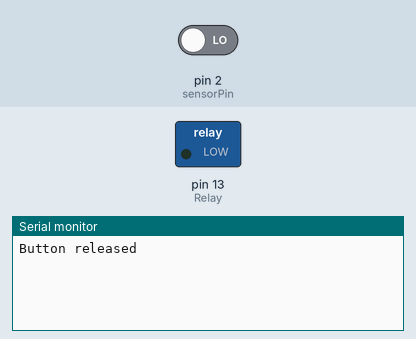
This sketch was run on a simulated Arduino Uno, built with avr-gcc and run on an emulated ATmega328P. Parts: switched loads named in the sketch (green lamp = pin HIGH), the last lines printed to the serial monitor. Inputs (shaded band) come from the test bench; at power-on: pin 2 (sensorPin) LOW.

Above: at 1.2 s.
1.3 s: pin 2 (sensorPin) driven HIGH
At 1.9 s:
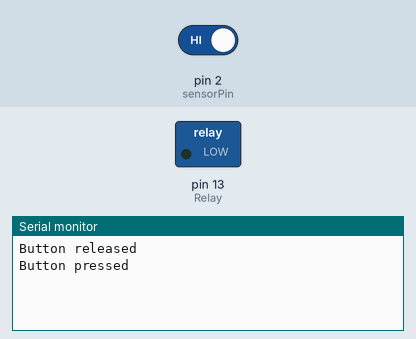
2.8 s: pin 2 (sensorPin) driven LOW
At 3.7 s:
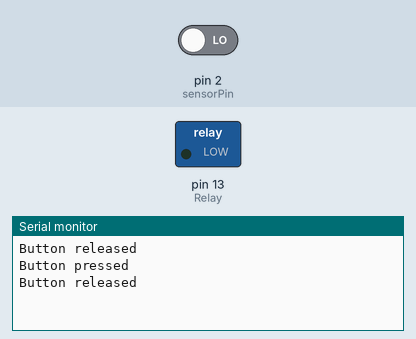

Measured:
- after the input at 1.3 s, the serial monitor: prints a new line at once (image 1)
- after the input at 2.8 s, pin 13 (Relay): stays LOW (without the input it goes to HIGH after 1.6 s)

The sketch:

Buzzer_alert.ino
```cpp
#define Relay 13
#define Buzzer 3 // Define the pin for the buzzer

static const int sensorPin = 2;

int SensorStatePrevious = HIGH; // Start with HIGH to indicate no activity
unsigned long minSensorDuration = 3000;

unsigned long SensorLongMillis;
bool SensorStateLongTime = false;

const int intervalSensor = 50;
unsigned long previousSensorMillis;
unsigned long SensorOutDuration;

unsigned long currentMillis;

void setup() {
  Serial.begin(9600);
  pinMode(sensorPin, INPUT);
  pinMode(Relay, OUTPUT);
  pinMode(Buzzer, OUTPUT); // Initialize the buzzer pin as an output
  noTone(Buzzer); // Turn off the buzzer initially
}

void readSensorState() {
  if (currentMillis - previousSensorMillis > intervalSensor) {
    int SensorState = digitalRead(sensorPin);
    if (SensorState == HIGH && SensorStatePrevious == LOW && !SensorStateLongTime) {
      SensorLongMillis = currentMillis;
      SensorStatePrevious = HIGH;
      Serial.println("Button pressed");
    }
    SensorOutDuration = currentMillis - SensorLongMillis;
    if (SensorState == HIGH && !SensorStateLongTime && SensorOutDuration >= minSensorDuration) {
      SensorStateLongTime = true;
      digitalWrite(Relay, HIGH);
      Serial.println("Button long pressed");
      // Activate the buzzer
      tone(Buzzer, 1000, 1000); // Activate the buzzer with a 1kHz frequency for 1 second
    }
    if (SensorState == LOW && SensorStatePrevious == HIGH) {
      SensorStatePrevious = LOW;
      SensorStateLongTime = false;
      digitalWrite(Relay, LOW);
      digitalWrite(Buzzer, LOW); // Turn off the buzzer
      Serial.println("Button released");
    }
    previousSensorMillis = currentMillis;
  }
}

void loop() {
  currentMillis = millis();
  readSensorState();
}
```
